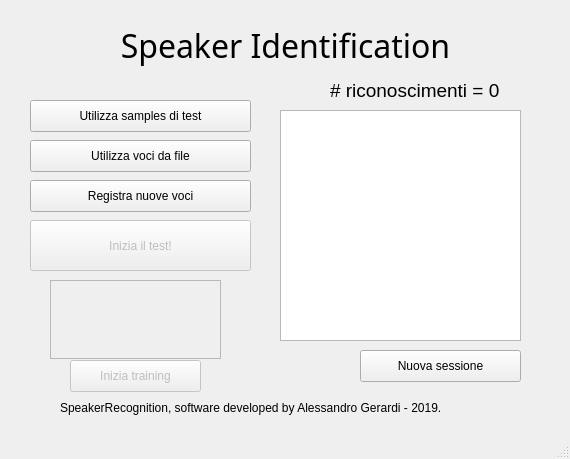
<?xml version="1.0" encoding="UTF-8"?>
<ui version="4.0">
 <class>SpeakerRecognition</class>
 <widget class="QMainWindow" name="SpeakerRecognition">
  <property name="geometry">
   <rect>
    <x>0</x>
    <y>0</y>
    <width>570</width>
    <height>459</height>
   </rect>
  </property>
  <property name="windowTitle">
   <string>Speaker Recognition</string>
  </property>
  <widget class="QWidget" name="centralwidget">
   <property name="styleSheet">
    <string notr="true"/>
   </property>
   <widget class="QLabel" name="label">
    <property name="geometry">
     <rect>
      <x>80</x>
      <y>20</y>
      <width>411</width>
      <height>51</height>
     </rect>
    </property>
    <property name="font">
     <font>
      <family>Trebuchet MS</family>
      <pointsize>24</pointsize>
     </font>
    </property>
    <property name="styleSheet">
     <string notr="true"/>
    </property>
    <property name="text">
     <string>Speaker Identification</string>
    </property>
    <property name="alignment">
     <set>Qt::AlignCenter</set>
    </property>
   </widget>
   <widget class="QPlainTextEdit" name="textArea">
    <property name="geometry">
     <rect>
      <x>280</x>
      <y>110</y>
      <width>241</width>
      <height>231</height>
     </rect>
    </property>
    <property name="readOnly">
     <bool>true</bool>
    </property>
   </widget>
   <widget class="QPushButton" name="btnSamples">
    <property name="geometry">
     <rect>
      <x>30</x>
      <y>100</y>
      <width>221</width>
      <height>32</height>
     </rect>
    </property>
    <property name="text">
     <string>Utilizza samples di test</string>
    </property>
   </widget>
   <widget class="QPushButton" name="btnFileAudio">
    <property name="geometry">
     <rect>
      <x>30</x>
      <y>140</y>
      <width>221</width>
      <height>32</height>
     </rect>
    </property>
    <property name="text">
     <string>Utilizza voci da file</string>
    </property>
   </widget>
   <widget class="QPushButton" name="btnRecAudio">
    <property name="geometry">
     <rect>
      <x>30</x>
      <y>180</y>
      <width>221</width>
      <height>32</height>
     </rect>
    </property>
    <property name="text">
     <string>Registra nuove voci</string>
    </property>
   </widget>
   <widget class="QPushButton" name="btnTest">
    <property name="enabled">
     <bool>false</bool>
    </property>
    <property name="geometry">
     <rect>
      <x>30</x>
      <y>220</y>
      <width>221</width>
      <height>51</height>
     </rect>
    </property>
    <property name="text">
     <string>Inizia il test!</string>
    </property>
   </widget>
   <widget class="QPushButton" name="btnNewSession">
    <property name="geometry">
     <rect>
      <x>360</x>
      <y>350</y>
      <width>161</width>
      <height>32</height>
     </rect>
    </property>
    <property name="text">
     <string>Nuova sessione</string>
    </property>
   </widget>
   <widget class="QLabel" name="label_2">
    <property name="geometry">
     <rect>
      <x>60</x>
      <y>400</y>
      <width>431</width>
      <height>16</height>
     </rect>
    </property>
    <property name="styleSheet">
     <string notr="true"/>
    </property>
    <property name="text">
     <string>SpeakerRecognition, software developed by Alessandro Gerardi - 2019.</string>
    </property>
   </widget>
   <widget class="QLabel" name="lblTime">
    <property name="geometry">
     <rect>
      <x>330</x>
      <y>80</y>
      <width>171</width>
      <height>21</height>
     </rect>
    </property>
    <property name="font">
     <font>
      <pointsize>14</pointsize>
     </font>
    </property>
    <property name="styleSheet">
     <string notr="true"/>
    </property>
    <property name="text">
     <string># riconoscimenti = 0</string>
    </property>
   </widget>
   <widget class="QPlainTextEdit" name="textAreaNomi">
    <property name="enabled">
     <bool>false</bool>
    </property>
    <property name="geometry">
     <rect>
      <x>50</x>
      <y>280</y>
      <width>171</width>
      <height>79</height>
     </rect>
    </property>
    <property name="readOnly">
     <bool>true</bool>
    </property>
   </widget>
   <widget class="QPushButton" name="btnStartTrain">
    <property name="enabled">
     <bool>false</bool>
    </property>
    <property name="geometry">
     <rect>
      <x>70</x>
      <y>360</y>
      <width>131</width>
      <height>32</height>
     </rect>
    </property>
    <property name="text">
     <string>Inizia training</string>
    </property>
   </widget>
  </widget>
  <widget class="QStatusBar" name="statusbar"/>
  <action name="actionCrediti">
   <property name="text">
    <string>Crediti</string>
   </property>
  </action>
  <action name="actionEsci">
   <property name="text">
    <string>Esci</string>
   </property>
  </action>
 </widget>
 <resources>
  <include location="res.qrc"/>
 </resources>
 <connections/>
</ui>
